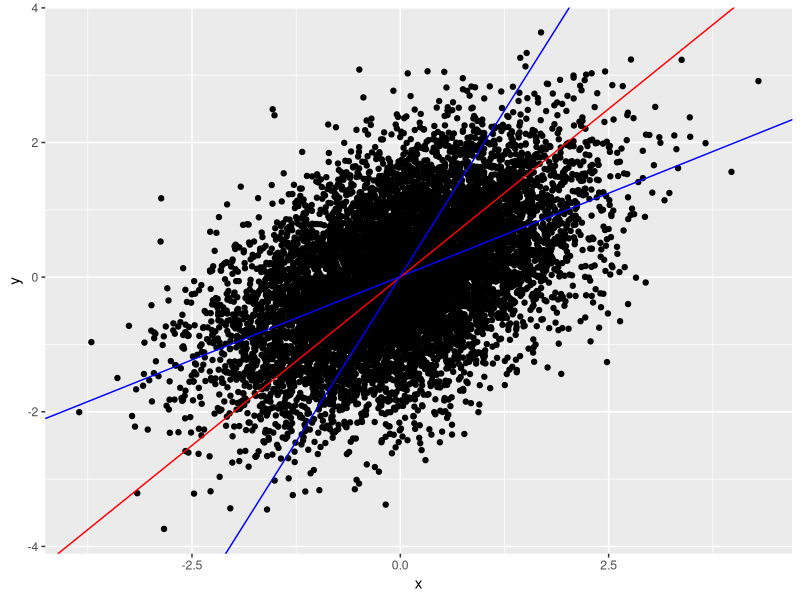

Write R code to recreate this figure.
library(mvtnorm)
library(tidyverse)

V = matrix(c(1, 0.5, 0.5, 1), nrow = 2)
V

xy = rmvnorm(n = 10^4, mean = c(0, 0), sigma = V)
colnames(xy) = c('x', 'y')
xy_df = as_tibble(xy)
xy_df

mod_yx = lm(data=xy_df, y~x)
coef(mod_yx)

mod_xy = lm(data=xy_df, x~y)
coef(mod_xy)
xy_slope = 1 / coef(mod_xy)[2]
xy_int = - coef(mod_xy)[1] / coef(mod_xy)[2]

qplot(data=xy_df, x=x, y=y) +
  geom_abline(slope = coef(mod_yx)[2], intercept = coef(mod_yx)[1], color = 'blue') +
  geom_abline(slope = 1, intercept = 0, color = 'red') +
  geom_abline(slope = xy_slope, intercept = xy_int, color = 'blue')





